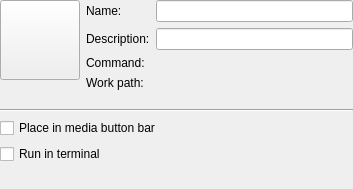
<?xml version="1.0" encoding="UTF-8"?>
<ui version="4.0">
 <class>ToolProperties</class>
 <widget class="QWidget" name="ToolProperties">
  <property name="geometry">
   <rect>
    <x>0</x>
    <y>0</y>
    <width>353</width>
    <height>189</height>
   </rect>
  </property>
  <property name="sizePolicy">
   <sizepolicy hsizetype="Preferred" vsizetype="Preferred">
    <horstretch>0</horstretch>
    <verstretch>0</verstretch>
   </sizepolicy>
  </property>
  <property name="windowTitle">
   <string>Tool Properties</string>
  </property>
  <layout class="QGridLayout" name="gridLayout">
   <property name="margin">
    <number>0</number>
   </property>
   <item row="0" column="0">
    <widget class="KIconButton" name="iconButton">
     <property name="sizePolicy">
      <sizepolicy hsizetype="Minimum" vsizetype="Minimum">
       <horstretch>0</horstretch>
       <verstretch>0</verstretch>
      </sizepolicy>
     </property>
     <property name="minimumSize">
      <size>
       <width>80</width>
       <height>80</height>
      </size>
     </property>
     <property name="maximumSize">
      <size>
       <width>80</width>
       <height>80</height>
      </size>
     </property>
     <property name="sizeIncrement">
      <size>
       <width>0</width>
       <height>0</height>
      </size>
     </property>
     <property name="text">
      <string/>
     </property>
     <property name="iconSize">
      <number>48</number>
     </property>
     <property name="strictIconSize">
      <bool>true</bool>
     </property>
    </widget>
   </item>
   <item row="0" column="1" rowspan="2">
    <layout class="QFormLayout" name="formLayout_2">
     <item row="0" column="0">
      <widget class="QLabel" name="nameLabel">
       <property name="text">
        <string>Name:</string>
       </property>
       <property name="wordWrap">
        <bool>false</bool>
       </property>
       <property name="buddy">
        <cstring>nameEdit</cstring>
       </property>
      </widget>
     </item>
     <item row="0" column="1">
      <widget class="KLineEdit" name="nameEdit"/>
     </item>
     <item row="1" column="0">
      <widget class="QLabel" name="descriptionLabel">
       <property name="text">
        <string>Description:</string>
       </property>
       <property name="wordWrap">
        <bool>false</bool>
       </property>
       <property name="buddy">
        <cstring>descriptionEdit</cstring>
       </property>
      </widget>
     </item>
     <item row="1" column="1">
      <widget class="KLineEdit" name="descriptionEdit"/>
     </item>
     <item row="2" column="0">
      <widget class="QLabel" name="commandLabel">
       <property name="text">
        <string>Command:</string>
       </property>
       <property name="wordWrap">
        <bool>false</bool>
       </property>
       <property name="buddy">
        <cstring>commandUrl</cstring>
       </property>
      </widget>
     </item>
     <item row="2" column="1">
      <widget class="KUrlRequester" name="commandUrl"/>
     </item>
     <item row="3" column="0">
      <widget class="QLabel" name="workPathLabel">
       <property name="text">
        <string>Work path:</string>
       </property>
       <property name="wordWrap">
        <bool>false</bool>
       </property>
       <property name="buddy">
        <cstring>workPathUrl</cstring>
       </property>
      </widget>
     </item>
     <item row="3" column="1">
      <widget class="KUrlRequester" name="workPathUrl"/>
     </item>
    </layout>
   </item>
   <item row="1" column="0">
    <spacer name="verticalSpacer_2">
     <property name="orientation">
      <enum>Qt::Vertical</enum>
     </property>
     <property name="sizeType">
      <enum>QSizePolicy::Minimum</enum>
     </property>
     <property name="sizeHint" stdset="0">
      <size>
       <width>20</width>
       <height>23</height>
      </size>
     </property>
    </spacer>
   </item>
   <item row="2" column="0" colspan="2">
    <widget class="Line" name="line">
     <property name="orientation">
      <enum>Qt::Horizontal</enum>
     </property>
    </widget>
   </item>
   <item row="3" column="0" colspan="2">
    <layout class="QVBoxLayout" name="verticalLayout">
     <item>
      <widget class="QCheckBox" name="mediaMenuCheckBox">
       <property name="text">
        <string>Place in media button bar</string>
       </property>
      </widget>
     </item>
     <item>
      <widget class="QCheckBox" name="runInTerminalCheckBox">
       <property name="text">
        <string>Run in terminal</string>
       </property>
      </widget>
     </item>
    </layout>
   </item>
   <item row="4" column="1">
    <spacer name="verticalSpacer">
     <property name="orientation">
      <enum>Qt::Vertical</enum>
     </property>
     <property name="sizeHint" stdset="0">
      <size>
       <width>20</width>
       <height>0</height>
      </size>
     </property>
    </spacer>
   </item>
  </layout>
 </widget>
 <layoutdefault spacing="6" margin="11"/>
 <pixmapfunction>qPixmapFromMimeSource</pixmapfunction>
 <customwidgets>
  <customwidget>
   <class>KIconButton</class>
   <extends>QPushButton</extends>
   <header>kicondialog.h</header>
  </customwidget>
  <customwidget>
   <class>KUrlRequester</class>
   <extends>QFrame</extends>
   <header>kurlrequester.h</header>
   <container>1</container>
  </customwidget>
  <customwidget>
   <class>KLineEdit</class>
   <extends>QLineEdit</extends>
   <header>klineedit.h</header>
  </customwidget>
 </customwidgets>
 <includes>
  <include location="local">kurlrequester.h</include>
  <include location="local">klineedit.h</include>
  <include location="local">kpushbutton.h</include>
  <include location="local">kurlrequester.h</include>
  <include location="local">klineedit.h</include>
  <include location="local">kpushbutton.h</include>
  <include location="local">kicondialog.h</include>
  <include location="local">kpushbutton.h</include>
  <include location="local">kpushbutton.h</include>
 </includes>
 <resources/>
 <connections/>
</ui>
